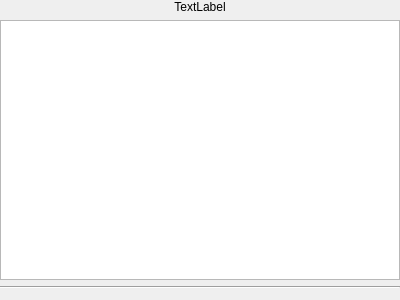
<?xml version="1.0" encoding="UTF-8"?>
<ui version="4.0">
 <class>KpkReviewChanges</class>
 <widget class="QWidget" name="KpkReviewChanges">
  <property name="geometry">
   <rect>
    <x>0</x>
    <y>0</y>
    <width>400</width>
    <height>300</height>
   </rect>
  </property>
  <layout class="QGridLayout" name="gridLayout">
   <property name="leftMargin">
    <number>0</number>
   </property>
   <property name="topMargin">
    <number>0</number>
   </property>
   <property name="rightMargin">
    <number>0</number>
   </property>
   <item row="0" column="0">
    <widget class="QLabel" name="label">
     <property name="text">
      <string notr="true">TextLabel</string>
     </property>
     <property name="alignment">
      <set>Qt::AlignCenter</set>
     </property>
     <property name="wordWrap">
      <bool>true</bool>
     </property>
    </widget>
   </item>
   <item row="2" column="0">
    <widget class="Line" name="line">
     <property name="orientation">
      <enum>Qt::Horizontal</enum>
     </property>
    </widget>
   </item>
   <item row="1" column="0">
    <widget class="KpkCategorizedView" name="packageView">
     <property name="mouseTracking">
      <bool>true</bool>
     </property>
     <property name="editTriggers">
      <set>QAbstractItemView::NoEditTriggers</set>
     </property>
     <property name="alternatingRowColors">
      <bool>true</bool>
     </property>
     <property name="verticalScrollMode">
      <enum>QAbstractItemView::ScrollPerPixel</enum>
     </property>
    </widget>
   </item>
  </layout>
 </widget>
 <customwidgets>
  <customwidget>
   <class>KpkCategorizedView</class>
   <extends>QListView</extends>
   <header>KpkCategorizedView.h</header>
  </customwidget>
 </customwidgets>
 <resources/>
 <connections/>
</ui>
